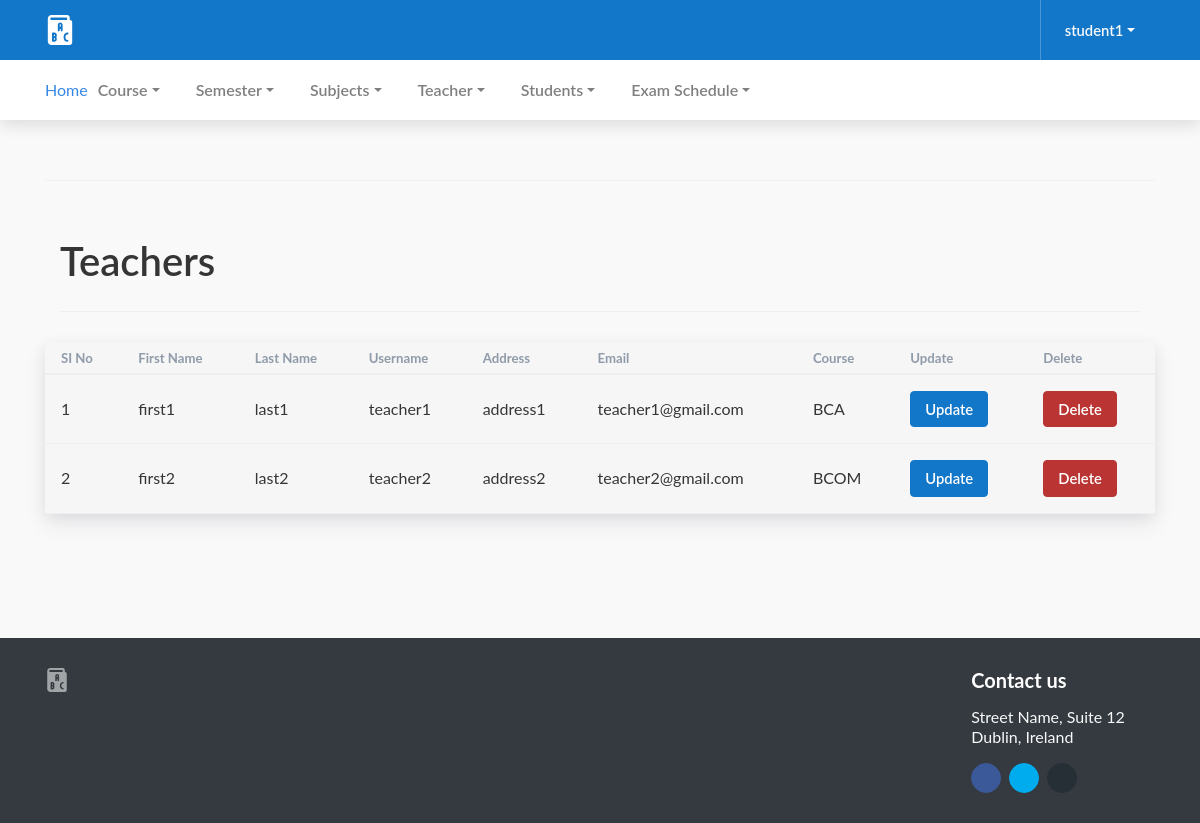
The page /viewteacher/ (signed in) on the database its author committed.
### registration/models.py (models this page shows)
class RtUser(AbstractUser):
    first_name = models.CharField(max_length=200)
    email = models.EmailField(max_length=200)
    address = models.CharField(max_length=200)
    type = models.IntegerField(null=True)
    course = models.ForeignKey(Course, on_delete=models.CASCADE,null=True)
    rollno = models.IntegerField(null=True)

class Course(models.Model):
    coursename = models.CharField(max_length=20)
    description = models.TextField(max_length=100, null=True)
    def __str__(self):
        return f"{self.coursename}"

### registration/views.py (the view)
# urls.py: path('viewteacher/',views.viewteacher,name='viewteacher'),
@login_required()
def viewteacher(request):
    teacher = RtUser.objects.filter(type=1)
    return render(request, 'admintemp/viewteacher.html', {'teacher': teacher})

### registration/templates/admintemp/viewteacher.html (shortened to what this page needs)
{% extends 'admintemp/base.html' %}
{% block content %}
<div class="container page__heading-container">
    <div class="page__heading d-flex align-items-center justify-content-between">
        <h1 class="m-0"> Teachers</h1>
    </div>
</div>
<div class="card card-form" >
    <div class="row no-gutters" >
        <div class="col-lg-12 card-form__body">
            <div class="table-responsive border-bottom" data-toggle="lists"
                 data-lists-values="[&quot;js-lists-values-employee-name&quot;]">
                <table class="table mb-0 thead-border-top-0">
                    <thead>
                    <tr>
                        <th>SI No</th>
                        <th>First Name</th>
                        <th>Last Name</th>
                        <th>Username</th>
                        <th>Address</th>
                        <th>Email</th>
                        <th>Course</th>
                        <th>Update</th>
                        <th>Delete</th>
                    </tr>
                    </thead>
                    <tbody>
                    {% for i in teacher %}
                    <tr>
                        <td scope="row">{{forloop.counter}}</td>
                        <td>{{i.first_name}}</td>
                        <td>{{i.last_name}}</td>
                        <td>{{i.username}}</td>
                        <td>{{i.address}}</td>
                        <td>{{i.email}}</td>
                        <td>{{i.course}}</td>
                        <td><a href="{% url 'updatet' i.id %}" class="btn btn-primary">Update</a></td>
                        <td><a href="{% url 'deletet' i.id %}" class="btn btn-danger">Delete</a></td>
                    </tr>
                    {% endfor %}
                    </tbody>
                </table>
            </div>
        </div>
    </div>
</div>
{% endblock  %}

### registration/templates/admintemp/base.html (shortened to what this page needs)
{% load static %}
<!DOCTYPE html>
<html lang="en" dir="ltr">
<head>
    <link type="text/css" href="{% static 'assets1/vendor/perfect-scrollbar.css' %}" rel="stylesheet">
    <link type="text/css" href="{% static 'assets1/css/app.css' %}" rel="stylesheet">
    <link type="text/css" href="{% static 'assets1/css/app.rtl.css' %}" rel="stylesheet">
    <link type="text/css" href="{% static 'assets1/css/vendor-material-icons.css' %}" rel="stylesheet">
    <link type="text/css" href="{% static 'assets1/css/vendor-material-icons.rtl.css' %}" rel="stylesheet">
    <link type="text/css" href="{% static 'assets1/css/vendor-fontawesome-free.css' %}" rel="stylesheet">
    <link type="text/css" href="{% static 'assets1/css/vendor-fontawesome-free.rtl.css' %}" rel="stylesheet">
    <link type="text/css" href="{% static 'assets1/css/vendor-ion-rangeslider.css' %}" rel="stylesheet">
    <link type="text/css" href="{% static 'assets1/css/vendor-ion-rangeslider.rtl.css' %}" rel="stylesheet">
    <link type="text/css" href="{% static 'assets/css/vendor-flatpickr.css' %}" rel="stylesheet">
    <link type="text/css" href="{% static 'assets/css/vendor-flatpickr.rtl.css' %}" rel="stylesheet">
    <link type="text/css" href="{% static 'assets/css/vendor-flatpickr-airbnb.css' %}" rel="stylesheet">
    <link type="text/css" href="{% static 'assets/css/vendor-flatpickr-airbnb.rtl.css' %}" rel="stylesheet">
</head>
<body class="layout-fixed layout-sticky-subnav">
<div class="mdk-header-layout js-mdk-header-layout">
    <div id="header" class="mdk-header bg-dark js-mdk-header m-0" data-fixed data-effects="waterfall">
        <div class="mdk-header__content">
            <div class="navbar navbar-expand-sm navbar-main navbar-dark bg-primary pl-md-0 pr-0" id="navbar"
                 data-primary>
                <div class="container">
                    <div class="d-flex sidebar-account flex-shrink-0 mr-auto mr-lg-0">
                        <a href="fixed-index.html" class="flex d-flex align-items-center text-underline-0">
                                <span class="mr-1  text-white">
                                </span>
                        </a>
                    </div>
                    <div class="dropdown">
                        <a href="#account_menu"
                           class="dropdown-toggle navbar-toggler navbar-toggler-dashboard border-left d-flex align-items-center ml-navbar"
                           data-toggle="dropdown">
                                <span class="ml-1 d-flex-inline">
                                    <span class="text-light">{{request.user}}</span>
                                </span>
                        </a>
                    </div>
                </div>
            </div>
        </div>
    </div>
    <div class="mdk-header-layout__content page">
        <div class="page__header  page__header-nav mb-0">
            <div class="container page__container">
                <div class="navbar navbar-secondary navbar-light navbar-expand-sm p-0 d-none d-md-flex"
                     id="secondaryNavbar">
                    <ul class="nav navbar-nav">
                        <li>
                            <a href="{% url 'teacher_home' %}">Home</a>
                        </li>
                         <li class="nav-item dropdown ">
                            <a href="#" class="nav-link dropdown-toggle" data-toggle="dropdown">Course</a>
                        </li>
                          <li class="nav-item dropdown ">
                            <a href="#" class="nav-link dropdown-toggle" data-toggle="dropdown">Semester</a>
                        </li>
                        <li class="nav-item dropdown ">
                            <a href="#" class="nav-link dropdown-toggle" data-toggle="dropdown">Subjects</a>
                        </li>
                        <li class="nav-item dropdown">
                            <a href="#" class="nav-link dropdown-toggle" data-toggle="dropdown">Teacher</a>
                        </li>
                        <li class="nav-item dropdown ">
                            <a href="#" class="nav-link dropdown-toggle" data-toggle="dropdown">Students</a>
                        </li>
                        <li class="nav-item dropdown ">
                            <a href="#" class="nav-link dropdown-toggle" data-toggle="dropdown">Exam Schedule</a>
                        </li>
                    </ul>
                </div>
            </div>
        </div>
        <div class="container page__heading-container">
            <div class="page__heading d-flex flex-column flex-md-row align-items-center justify-content-center justify-content-lg-between text-center text-lg-left">
            </div>
        </div>
        <div class="container page__container" >
            {% block content %}{% endblock %}
            <div class="row" style="height:100px">
                <div class="col-md-8">
                </div>
                <div class="col-md-4">
                </div>
            </div>
        </div>
        <div class="bg-dark text-white" id="footer">
            <div class="container page__container">
                <div class="row">
                    <div class="col-md-3">
                        <a href="#" class="brand d-flex align-items-center mb-4">
                                <span class="mr-2">
                                </span>
                        </a>
                    </div>
                    <div class="col-md-9">
                        <div class="row">
                            <div class="col-sm-6 col-md-3">
                            </div>
                            <div class="col-sm-6 col-md-3">
                            </div>
                            <div class="col-sm-6 col-md-3">
                            </div>
                            <div class="col-sm-6 col-md-3">
                                <h5>Contact us</h5>
                                <p class="text-light">Street Name, Suite 12<br/> Dublin, Ireland</p>
                                <div class="d-flex ">
                                    <a href="#"
                                       class="btn btn-facebook btn-rounded-social d-flex align-items-center justify-content-center mr-2"><i
                                            class="fab fa-facebook"></i></a>
                                    <a href="#"
                                       class="btn btn-twitter btn-rounded-social d-flex align-items-center justify-content-center mr-2"><i
                                            class="fab fa-twitter"></i></a>
                                    <a href="#"
                                       class="btn btn-secondary btn-rounded-social d-flex align-items-center justify-content-center mr-2"><i
                                            class="fab fa-github"></i></a>
                                </div>
                            </div>
                        </div>
                    </div>
                </div>
            </div>
        </div>
    </div>
</div>
</body>
</html>

### rows shown on the page
RtUser: user "student1"
RtUser: first_name "first1", last_name "last1", username "teacher1", address "address1", email "teacher1@gmail.com", course "BCA"
RtUser: first_name "first2", last_name "last2", username "teacher2", address "address2", email "teacher2@gmail.com", course "BCOM"
